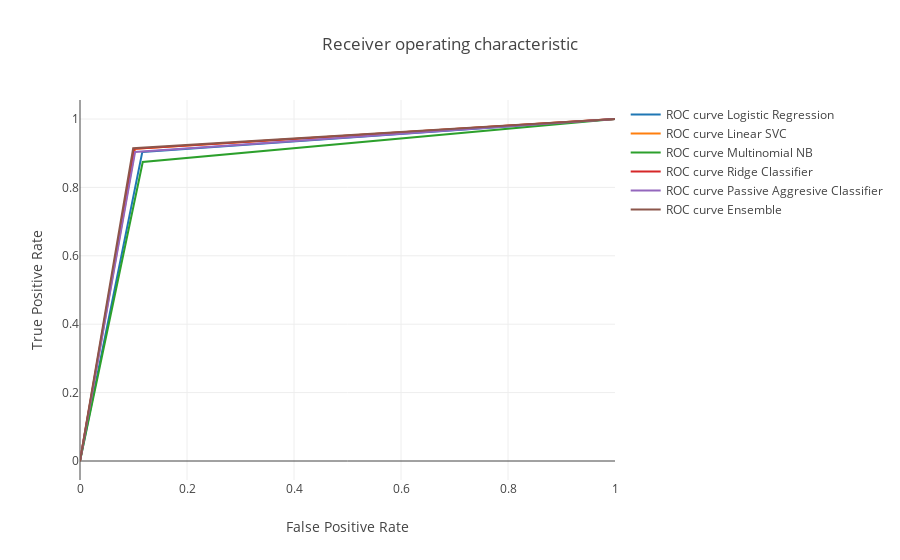

Here is the notebook cell this chart was saved with:
### Code cell
data = []
for i in range(0, len(_fp_)):
    trace = go.Scatter(x=_fp_[i], y=_tp_[i],
                        mode='lines', 
                        name='ROC curve {}'
                               ''.format(names[i]))
    data.append(trace)
    
layout = go.Layout(title='Receiver operating characteristic ',
                   xaxis=dict(title='False Positive Rate'),
                   yaxis=dict(title='True Positive Rate'))

fig = go.Figure(data=data, layout=layout)
    
py.iplot(fig)

### Figure 1 — Plotly figure (JSON) as saved in the notebook; plotly's stock layout.template omitted (floating-point values rounded to 4 significant figures)
{"data": [{"mode": "lines", "name": "ROC curve Logistic Regression", "type": "scatter", "uid": "45f8b870-244a-4b6f-b6b8-27109f3252cd", "x": [0, 0.1165, 1], "y": [0, 0.9038, 1]}, {"mode": "lines", "name": "ROC curve Linear SVC", "type": "scatter", "uid": "cef24d33-41d6-450d-93eb-4c8af6c540f2", "x": [0, 0.103, 1], "y": [0, 0.9127, 1]}, {"mode": "lines", "name": "ROC curve Multinomial NB", "type": "scatter", "uid": "23b6a5cf-2f36-4e48-99c7-2e64e2914da8", "x": [0, 0.1173, 1], "y": [0, 0.8744, 1]}, {"mode": "lines", "name": "ROC curve Ridge Classifier", "type": "scatter", "uid": "bcbe1d06-a447-4b5d-8f48-0b7244c11ef7", "x": [0, 0.1014, 1], "y": [0, 0.9127, 1]}, {"mode": "lines", "name": "ROC curve Passive Aggresive Classifier", "type": "scatter", "uid": "b771e2f7-c255-48d1-9473-b7a1d5a3054d", "x": [0, 0.103, 1], "y": [0, 0.9038, 1]}, {"mode": "lines", "name": "ROC curve Ensemble", "type": "scatter", "uid": "5891961e-e326-491f-8475-95bf987230de", "x": [0, 0.0994, 1], "y": [0, 0.9147, 1]}], "layout": {"title": "Receiver operating characteristic ", "xaxis": {"title": "False Positive Rate"}, "yaxis": {"title": "True Positive Rate"}}}
